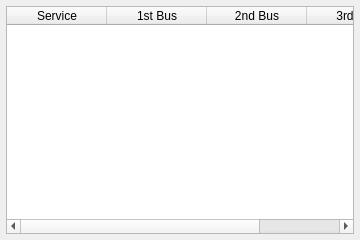
<?xml version="1.0" encoding="UTF-8"?>
<ui version="4.0">
 <class>BusArrivalWidget</class>
 <widget class="QWidget" name="BusArrivalWidget">
  <property name="geometry">
   <rect>
    <x>0</x>
    <y>0</y>
    <width>360</width>
    <height>240</height>
   </rect>
  </property>
  <property name="minimumSize">
   <size>
    <width>320</width>
    <height>0</height>
   </size>
  </property>
  <property name="windowTitle">
   <string>Bus Arrival Times</string>
  </property>
  <layout class="QVBoxLayout" name="verticalLayout">
   <property name="spacing">
    <number>6</number>
   </property>
   <property name="leftMargin">
    <number>6</number>
   </property>
   <property name="topMargin">
    <number>6</number>
   </property>
   <property name="rightMargin">
    <number>6</number>
   </property>
   <property name="bottomMargin">
    <number>6</number>
   </property>
   <item>
    <widget class="QTableWidget" name="tableArrivals">
     <property name="sizePolicy">
      <sizepolicy hsizetype="Expanding" vsizetype="Expanding">
       <horstretch>0</horstretch>
       <verstretch>0</verstretch>
      </sizepolicy>
     </property>
     <property name="editTriggers">
      <set>QAbstractItemView::NoEditTriggers</set>
     </property>
     <property name="selectionBehavior">
      <enum>QAbstractItemView::SelectRows</enum>
     </property>
     <property name="alternatingRowColors">
      <bool>true</bool>
     </property>
     <column>
      <property name="text">
       <string>Service</string>
      </property>
     </column>
     <column>
      <property name="text">
       <string>1st Bus</string>
      </property>
     </column>
     <column>
      <property name="text">
       <string>2nd Bus</string>
      </property>
     </column>
     <column>
      <property name="text">
       <string>3rd Bus</string>
      </property>
     </column>
    </widget>
   </item>
  </layout>
 </widget>
 <resources/>
 <connections/>
</ui>
